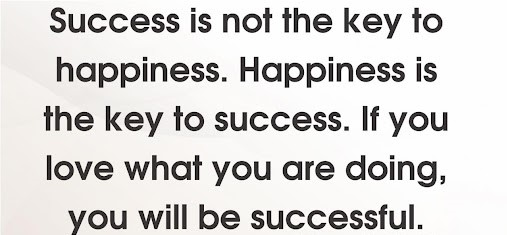
#> input picture sucess.jpg, 507 x 235 px
$ jupyter execute --allow-errors OCR.ipynb
#> lines starting #> are read from the running program, lines starting #| are printed output that depends on the picture
[cell 1]
import pytesseract
import cv2

[cell 2]
pytesseract.pytesseract.tesseract_cmd = r"E:\\Tesseract-OCR\\tesseract.exe"
img=cv2.imread("sucess.jpg")
#> img is the input picture: shape (235, 507, 3); mean B, G, R 214.5, 215.9, 217.6
cv2.imshow("image",img)
cv2.waitKey(0)
cv2.destroyAllWindows()

#> (a cell that did not finish here is left out)

[cell 4]
#adds more image processing capabilities
from PIL import Image, ImageEnhance# assigning an image from the source path
img = Image.open("sucess.jpg")# adding some sharpness and contrast to the image
#> img: PIL image 507x235 RGB
enhancer1 = ImageEnhance.Sharpness(img)
enhancer2 = ImageEnhance.Contrast(img)
img_edit = enhancer1.enhance(20.0)
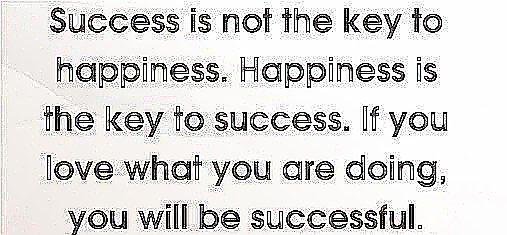
#> img_edit: PIL image 507x235 RGB; mean R, G, B 218.9, 217.6, 216.5
img_edit = enhancer2.enhance(1.5)# save the new image
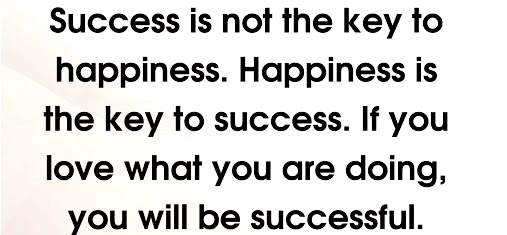
#> img_edit: PIL image 507x235 RGB; mean R, G, B 215.4, 214.3, 213.1
img_edit.save("edited_image.png")# converts the image to result and saves it into result variable
enhancer3 = ImageEnhance.Brightness(img_edit)
img_edit=enhancer3.enhance(1.5)
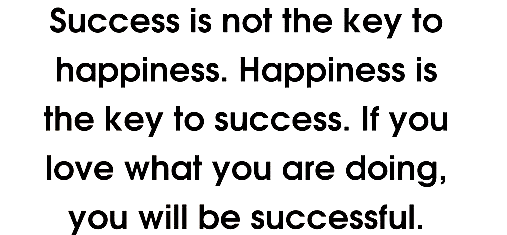
#> img_edit: PIL image 507x235 RGB; mean R, G, B 218.5, 218.3, 218.3
img_edit.save("edited_image.png")
#> (the rest of this cell did not finish here and is left out)
